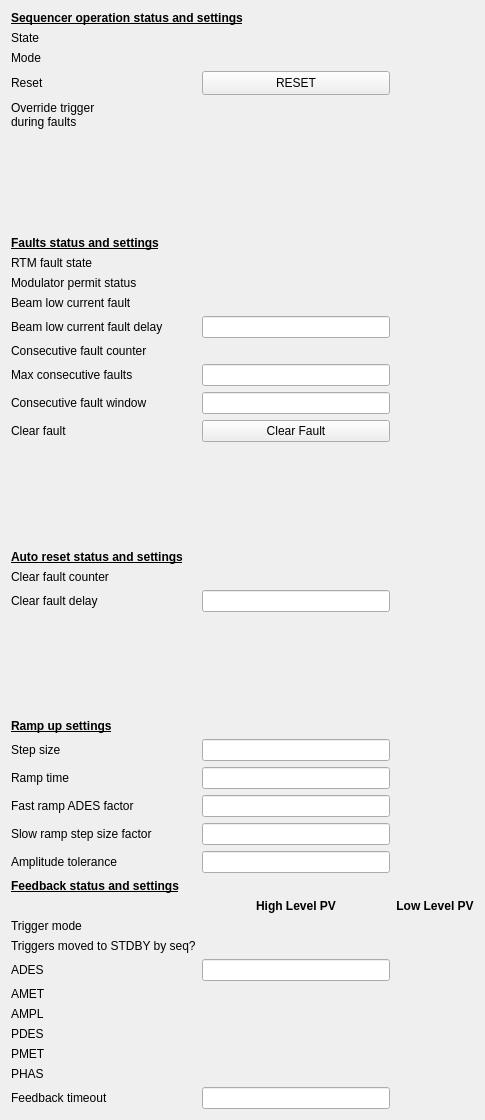
<?xml version="1.0" encoding="UTF-8"?>
<ui version="4.0">
 <class>Form</class>
 <widget class="QWidget" name="Form">
  <property name="geometry">
   <rect>
    <x>0</x>
    <y>0</y>
    <width>485</width>
    <height>1120</height>
   </rect>
  </property>
  <property name="windowTitle">
   <string>Fault Sequencer - ${DEV}</string>
  </property>
  <layout class="QHBoxLayout" name="horizontalLayout">
   <item>
    <layout class="QGridLayout" name="gridLayout">
     <item row="2" column="1">
      <widget class="PyDMLabel" name="PyDMLabel_4">
       <property name="toolTip">
        <string/>
       </property>
       <property name="alarmSensitiveContent" stdset="0">
        <bool>true</bool>
       </property>
       <property name="channel" stdset="0">
        <string>ca://${DEV}:FAULTSEQ_STATUS</string>
       </property>
      </widget>
     </item>
     <item row="28" column="0" colspan="3">
      <widget class="QLabel" name="label_9">
       <property name="font">
        <font>
         <weight>75</weight>
         <bold>true</bold>
         <underline>true</underline>
        </font>
       </property>
       <property name="text">
        <string>Feedback status and settings</string>
       </property>
      </widget>
     </item>
     <item row="10" column="0">
      <widget class="QLabel" name="label_17">
       <property name="text">
        <string>Beam low current fault</string>
       </property>
      </widget>
     </item>
     <item row="38" column="1">
      <widget class="PyDMLineEdit" name="PyDMLineEdit_6">
       <property name="toolTip">
        <string/>
       </property>
       <property name="showUnits" stdset="0">
        <bool>true</bool>
       </property>
       <property name="alarmSensitiveContent" stdset="0">
        <bool>true</bool>
       </property>
       <property name="channel" stdset="0">
        <string>ca://${DEV}:FAULTSEQ_FDBK_TIMEOUT</string>
       </property>
      </widget>
     </item>
     <item row="14" column="0">
      <widget class="QLabel" name="label_27">
       <property name="text">
        <string>Consecutive fault window</string>
       </property>
      </widget>
     </item>
     <item row="37" column="0">
      <widget class="QLabel" name="label_31">
       <property name="text">
        <string>PHAS</string>
       </property>
      </widget>
     </item>
     <item row="13" column="1">
      <widget class="PyDMLineEdit" name="PyDMLineEdit_10">
       <property name="toolTip">
        <string/>
       </property>
       <property name="alarmSensitiveContent" stdset="0">
        <bool>true</bool>
       </property>
       <property name="channel" stdset="0">
        <string>ca://${DEV}:RTM_FAULTCOUNT_MAX</string>
       </property>
      </widget>
     </item>
     <item row="34" column="1">
      <widget class="PyDMLabel" name="PyDMLabel_12">
       <property name="toolTip">
        <string/>
       </property>
       <property name="showUnits" stdset="0">
        <bool>true</bool>
       </property>
       <property name="alarmSensitiveContent" stdset="0">
        <bool>true</bool>
       </property>
       <property name="channel" stdset="0">
        <string>ca://${DEV}:AMPL</string>
       </property>
      </widget>
     </item>
     <item row="3" column="0">
      <widget class="QLabel" name="label">
       <property name="text">
        <string>Mode</string>
       </property>
      </widget>
     </item>
     <item row="34" column="0">
      <widget class="QLabel" name="label_29">
       <property name="text">
        <string>AMPL</string>
       </property>
      </widget>
     </item>
     <item row="3" column="1">
      <widget class="PyDMEnumButton" name="PyDMEnumButton_6">
       <property name="sizePolicy">
        <sizepolicy hsizetype="Preferred" vsizetype="Fixed">
         <horstretch>0</horstretch>
         <verstretch>0</verstretch>
        </sizepolicy>
       </property>
       <property name="maximumSize">
        <size>
         <width>16777215</width>
         <height>30</height>
        </size>
       </property>
       <property name="font">
        <font>
         <pointsize>8</pointsize>
        </font>
       </property>
       <property name="toolTip">
        <string/>
       </property>
       <property name="styleSheet">
        <string notr="true">QPushButton{font: 8px;}</string>
       </property>
       <property name="channel" stdset="0">
        <string>ca://${DEV}:FAULTSEQ_MODE</string>
       </property>
       <property name="orientation" stdset="0">
        <enum>Qt::Horizontal</enum>
       </property>
       <property name="marginTop" stdset="0">
        <number>0</number>
       </property>
       <property name="marginBottom" stdset="0">
        <number>0</number>
       </property>
       <property name="marginLeft" stdset="0">
        <number>0</number>
       </property>
       <property name="marginRight" stdset="0">
        <number>0</number>
       </property>
       <property name="horizontalSpacing" stdset="0">
        <number>0</number>
       </property>
       <property name="verticalSpacing" stdset="0">
        <number>0</number>
       </property>
      </widget>
     </item>
     <item row="35" column="1">
      <widget class="PyDMLabel" name="PyDMLabel_13">
       <property name="toolTip">
        <string/>
       </property>
       <property name="showUnits" stdset="0">
        <bool>true</bool>
       </property>
       <property name="alarmSensitiveContent" stdset="0">
        <bool>true</bool>
       </property>
       <property name="channel" stdset="0">
        <string>ca://${DEV}:PDES</string>
       </property>
      </widget>
     </item>
     <item row="30" column="0">
      <widget class="QLabel" name="label_38">
       <property name="text">
        <string>Trigger mode</string>
       </property>
      </widget>
     </item>
     <item row="26" column="1">
      <widget class="PyDMLineEdit" name="PyDMLineEdit_12">
       <property name="toolTip">
        <string/>
       </property>
       <property name="showUnits" stdset="0">
        <bool>true</bool>
       </property>
       <property name="alarmSensitiveContent" stdset="0">
        <bool>true</bool>
       </property>
       <property name="channel" stdset="0">
        <string>ca://${DEV}:FAULTSEQ_RAMP_STEP_FACTOR</string>
       </property>
      </widget>
     </item>
     <item row="15" column="0">
      <widget class="QLabel" name="label_24">
       <property name="text">
        <string>Clear fault</string>
       </property>
      </widget>
     </item>
     <item row="10" column="1">
      <widget class="PyDMLabel" name="PyDMLabel_7">
       <property name="toolTip">
        <string/>
       </property>
       <property name="alarmSensitiveContent" stdset="0">
        <bool>true</bool>
       </property>
       <property name="channel" stdset="0">
        <string>ca://${DEV}:BCUR_FLT</string>
       </property>
      </widget>
     </item>
     <item row="31" column="0">
      <widget class="QLabel" name="label_33">
       <property name="text">
        <string>Triggers moved to STDBY by seq?</string>
       </property>
      </widget>
     </item>
     <item row="29" column="1">
      <widget class="QLabel" name="label_39">
       <property name="font">
        <font>
         <weight>75</weight>
         <bold>true</bold>
        </font>
       </property>
       <property name="text">
        <string>High Level PV</string>
       </property>
       <property name="alignment">
        <set>Qt::AlignCenter</set>
       </property>
      </widget>
     </item>
     <item row="19" column="1">
      <widget class="PyDMLineEdit" name="PyDMLineEdit_7">
       <property name="toolTip">
        <string/>
       </property>
       <property name="showUnits" stdset="0">
        <bool>true</bool>
       </property>
       <property name="alarmSensitiveContent" stdset="0">
        <bool>true</bool>
       </property>
       <property name="channel" stdset="0">
        <string>ca://${DEV}:FAULTSEQ_CLEARFAULT_DELAY</string>
       </property>
      </widget>
     </item>
     <item row="12" column="0">
      <widget class="QLabel" name="label_22">
       <property name="text">
        <string>Consecutive fault counter</string>
       </property>
      </widget>
     </item>
     <item row="15" column="1">
      <widget class="PyDMPushButton" name="PyDMPushButton">
       <property name="toolTip">
        <string/>
       </property>
       <property name="styleSheet">
        <string notr="true"/>
       </property>
       <property name="text">
        <string>Clear Fault</string>
       </property>
       <property name="checkable">
        <bool>false</bool>
       </property>
       <property name="autoRepeat">
        <bool>false</bool>
       </property>
       <property name="autoDefault">
        <bool>true</bool>
       </property>
       <property name="channel" stdset="0">
        <string>ca://${DEV}:RTM_CLEARFAULT</string>
       </property>
       <property name="pressValue" stdset="0">
        <string>1</string>
       </property>
      </widget>
     </item>
     <item row="24" column="1">
      <widget class="PyDMLineEdit" name="PyDMLineEdit_4">
       <property name="toolTip">
        <string/>
       </property>
       <property name="showUnits" stdset="0">
        <bool>true</bool>
       </property>
       <property name="alarmSensitiveContent" stdset="0">
        <bool>true</bool>
       </property>
       <property name="channel" stdset="0">
        <string>ca://${DEV}:FAULTSEQ_RAMPTIME</string>
       </property>
      </widget>
     </item>
     <item row="9" column="1">
      <widget class="PyDMLabel" name="PyDMLabel_19">
       <property name="toolTip">
        <string/>
       </property>
       <property name="alarmSensitiveContent" stdset="0">
        <bool>true</bool>
       </property>
       <property name="channel" stdset="0">
        <string>ca://${DEV}:MOD:PERMIT_TO_RTM</string>
       </property>
      </widget>
     </item>
     <item row="27" column="1">
      <widget class="PyDMLineEdit" name="PyDMLineEdit_14">
       <property name="toolTip">
        <string/>
       </property>
       <property name="showUnits" stdset="0">
        <bool>true</bool>
       </property>
       <property name="alarmSensitiveContent" stdset="0">
        <bool>true</bool>
       </property>
       <property name="channel" stdset="0">
        <string>ca://${DEV}:FAULTSEQ_AMET</string>
       </property>
      </widget>
     </item>
     <item row="6" column="0">
      <spacer name="verticalSpacer">
       <property name="orientation">
        <enum>Qt::Vertical</enum>
       </property>
       <property name="sizeHint" stdset="0">
        <size>
         <width>20</width>
         <height>40</height>
        </size>
       </property>
      </spacer>
     </item>
     <item row="1" column="0" colspan="2">
      <widget class="QLabel" name="label_3">
       <property name="font">
        <font>
         <weight>75</weight>
         <bold>true</bold>
         <underline>true</underline>
        </font>
       </property>
       <property name="text">
        <string>Sequencer operation status and settings</string>
       </property>
      </widget>
     </item>
     <item row="7" column="0" colspan="3">
      <widget class="QLabel" name="label_2">
       <property name="font">
        <font>
         <weight>75</weight>
         <bold>true</bold>
         <underline>true</underline>
        </font>
       </property>
       <property name="text">
        <string>Faults status and settings</string>
       </property>
      </widget>
     </item>
     <item row="32" column="1">
      <widget class="PyDMLineEdit" name="PyDMLineEdit_5">
       <property name="toolTip">
        <string/>
       </property>
       <property name="showUnits" stdset="0">
        <bool>true</bool>
       </property>
       <property name="alarmSensitiveContent" stdset="0">
        <bool>true</bool>
       </property>
       <property name="channel" stdset="0">
        <string>ca://${DEV}:ADES</string>
       </property>
      </widget>
     </item>
     <item row="22" column="0" colspan="2">
      <widget class="QLabel" name="label_8">
       <property name="font">
        <font>
         <weight>75</weight>
         <bold>true</bold>
         <underline>true</underline>
        </font>
       </property>
       <property name="text">
        <string>Ramp up settings</string>
       </property>
      </widget>
     </item>
     <item row="36" column="0">
      <widget class="QLabel" name="label_35">
       <property name="text">
        <string>PMET</string>
       </property>
      </widget>
     </item>
     <item row="9" column="0">
      <widget class="QLabel" name="label_28">
       <property name="text">
        <string>Modulator permit status</string>
       </property>
      </widget>
     </item>
     <item row="27" column="0">
      <widget class="QLabel" name="label_43">
       <property name="text">
        <string>Amplitude tolerance</string>
       </property>
      </widget>
     </item>
     <item row="32" column="0">
      <widget class="QLabel" name="label_25">
       <property name="text">
        <string>ADES</string>
       </property>
      </widget>
     </item>
     <item row="37" column="1">
      <widget class="PyDMLabel" name="PyDMLabel_14">
       <property name="toolTip">
        <string/>
       </property>
       <property name="showUnits" stdset="0">
        <bool>true</bool>
       </property>
       <property name="alarmSensitiveContent" stdset="0">
        <bool>true</bool>
       </property>
       <property name="channel" stdset="0">
        <string>ca://${DEV}:PHAS</string>
       </property>
      </widget>
     </item>
     <item row="25" column="1">
      <widget class="PyDMLineEdit" name="PyDMLineEdit_9">
       <property name="toolTip">
        <string/>
       </property>
       <property name="showUnits" stdset="0">
        <bool>true</bool>
       </property>
       <property name="alarmSensitiveContent" stdset="0">
        <bool>true</bool>
       </property>
       <property name="channel" stdset="0">
        <string>ca://${DEV}:FAULTSEQ_ADES_FACTOR</string>
       </property>
      </widget>
     </item>
     <item row="11" column="1">
      <widget class="PyDMLineEdit" name="PyDMLineEdit_8">
       <property name="toolTip">
        <string/>
       </property>
       <property name="showUnits" stdset="0">
        <bool>true</bool>
       </property>
       <property name="alarmSensitiveContent" stdset="0">
        <bool>true</bool>
       </property>
       <property name="channel" stdset="0">
        <string>ca://${DEV}:BCUR_FLT_DELAY</string>
       </property>
      </widget>
     </item>
     <item row="35" column="0">
      <widget class="QLabel" name="label_30">
       <property name="text">
        <string>PDES</string>
       </property>
      </widget>
     </item>
     <item row="19" column="0">
      <widget class="QLabel" name="label_19">
       <property name="text">
        <string>Clear fault delay</string>
       </property>
      </widget>
     </item>
     <item row="33" column="1">
      <widget class="PyDMLabel" name="PyDMLabel_16">
       <property name="toolTip">
        <string/>
       </property>
       <property name="showUnits" stdset="0">
        <bool>true</bool>
       </property>
       <property name="alarmSensitiveContent" stdset="0">
        <bool>true</bool>
       </property>
       <property name="channel" stdset="0">
        <string>ca://${DEV}:AMET</string>
       </property>
      </widget>
     </item>
     <item row="4" column="0">
      <widget class="QLabel" name="label_6">
       <property name="text">
        <string>Reset</string>
       </property>
      </widget>
     </item>
     <item row="26" column="0">
      <widget class="QLabel" name="label_41">
       <property name="text">
        <string>Slow ramp step size factor</string>
       </property>
      </widget>
     </item>
     <item row="13" column="0">
      <widget class="QLabel" name="label_26">
       <property name="text">
        <string>Max consecutive faults</string>
       </property>
      </widget>
     </item>
     <item row="8" column="1">
      <widget class="PyDMLabel" name="PyDMLabel_8">
       <property name="toolTip">
        <string/>
       </property>
       <property name="alarmSensitiveContent" stdset="0">
        <bool>true</bool>
       </property>
       <property name="channel" stdset="0">
        <string>ca://${DEV}:RTM_FAULTOUT</string>
       </property>
      </widget>
     </item>
     <item row="8" column="0">
      <widget class="QLabel" name="label_23">
       <property name="text">
        <string>RTM fault state</string>
       </property>
      </widget>
     </item>
     <item row="5" column="1">
      <widget class="PyDMEnumButton" name="PyDMEnumButton_3">
       <property name="sizePolicy">
        <sizepolicy hsizetype="Preferred" vsizetype="Fixed">
         <horstretch>0</horstretch>
         <verstretch>0</verstretch>
        </sizepolicy>
       </property>
       <property name="maximumSize">
        <size>
         <width>16777215</width>
         <height>30</height>
        </size>
       </property>
       <property name="font">
        <font>
         <pointsize>8</pointsize>
        </font>
       </property>
       <property name="toolTip">
        <string/>
       </property>
       <property name="styleSheet">
        <string notr="true">QPushButton{font: 8px;}</string>
       </property>
       <property name="channel" stdset="0">
        <string>ca://${DEV}:FAULTSEQ_MOVE_TRIG</string>
       </property>
       <property name="orientation" stdset="0">
        <enum>Qt::Horizontal</enum>
       </property>
       <property name="marginTop" stdset="0">
        <number>0</number>
       </property>
       <property name="marginBottom" stdset="0">
        <number>0</number>
       </property>
       <property name="marginLeft" stdset="0">
        <number>0</number>
       </property>
       <property name="marginRight" stdset="0">
        <number>0</number>
       </property>
       <property name="horizontalSpacing" stdset="0">
        <number>0</number>
       </property>
       <property name="verticalSpacing" stdset="0">
        <number>0</number>
       </property>
      </widget>
     </item>
     <item row="36" column="1">
      <widget class="PyDMLabel" name="PyDMLabel_17">
       <property name="toolTip">
        <string/>
       </property>
       <property name="showUnits" stdset="0">
        <bool>true</bool>
       </property>
       <property name="alarmSensitiveContent" stdset="0">
        <bool>true</bool>
       </property>
       <property name="channel" stdset="0">
        <string>ca://${DEV}:PMET</string>
       </property>
      </widget>
     </item>
     <item row="25" column="0">
      <widget class="QLabel" name="label_21">
       <property name="text">
        <string>Fast ramp ADES factor</string>
       </property>
      </widget>
     </item>
     <item row="4" column="1">
      <widget class="PyDMPushButton" name="PyDMPushButton_2">
       <property name="sizePolicy">
        <sizepolicy hsizetype="MinimumExpanding" vsizetype="Maximum">
         <horstretch>0</horstretch>
         <verstretch>0</verstretch>
        </sizepolicy>
       </property>
       <property name="minimumSize">
        <size>
         <width>94</width>
         <height>24</height>
        </size>
       </property>
       <property name="toolTip">
        <string/>
       </property>
       <property name="text">
        <string>RESET</string>
       </property>
       <property name="autoDefault">
        <bool>true</bool>
       </property>
       <property name="channel" stdset="0">
        <string>ca://${DEV}:FAULTSEQ_RESET</string>
       </property>
       <property name="pressValue" stdset="0">
        <string>1</string>
       </property>
      </widget>
     </item>
     <item row="33" column="0">
      <widget class="QLabel" name="label_34">
       <property name="text">
        <string>AMET</string>
       </property>
      </widget>
     </item>
     <item row="2" column="0">
      <widget class="QLabel" name="label_5">
       <property name="text">
        <string>State</string>
       </property>
      </widget>
     </item>
     <item row="38" column="0">
      <widget class="QLabel" name="label_32">
       <property name="text">
        <string>Feedback timeout</string>
       </property>
      </widget>
     </item>
     <item row="18" column="0">
      <widget class="QLabel" name="label_14">
       <property name="text">
        <string>Clear fault counter</string>
       </property>
      </widget>
     </item>
     <item row="32" column="2">
      <widget class="PyDMLabel" name="PyDMLabel_6">
       <property name="toolTip">
        <string/>
       </property>
       <property name="showUnits" stdset="0">
        <bool>true</bool>
       </property>
       <property name="alarmSensitiveContent" stdset="0">
        <bool>true</bool>
       </property>
       <property name="channel" stdset="0">
        <string>ca://${DEV}:AREQ</string>
       </property>
      </widget>
     </item>
     <item row="18" column="1">
      <widget class="PyDMLabel" name="PyDMLabel_5">
       <property name="toolTip">
        <string/>
       </property>
       <property name="alarmSensitiveContent" stdset="0">
        <bool>true</bool>
       </property>
       <property name="channel" stdset="0">
        <string>ca://${DEV}:RTM_CLEARFAULTCOUNT</string>
       </property>
      </widget>
     </item>
     <item row="14" column="1">
      <widget class="PyDMLineEdit" name="PyDMLineEdit_11">
       <property name="toolTip">
        <string/>
       </property>
       <property name="showUnits" stdset="0">
        <bool>true</bool>
       </property>
       <property name="alarmSensitiveContent" stdset="0">
        <bool>true</bool>
       </property>
       <property name="channel" stdset="0">
        <string>ca://${DEV}:RTM_FAULTCOUNT_PERIOD</string>
       </property>
      </widget>
     </item>
     <item row="23" column="0">
      <widget class="QLabel" name="label_42">
       <property name="text">
        <string>Step size</string>
       </property>
      </widget>
     </item>
     <item row="31" column="1">
      <widget class="PyDMLabel" name="PyDMLabel_15">
       <property name="toolTip">
        <string/>
       </property>
       <property name="alarmSensitiveContent" stdset="0">
        <bool>true</bool>
       </property>
       <property name="channel" stdset="0">
        <string>ca://${DEV}:FAULTSEQ_TRIG_MOVED</string>
       </property>
      </widget>
     </item>
     <item row="21" column="0">
      <spacer name="verticalSpacer_3">
       <property name="orientation">
        <enum>Qt::Vertical</enum>
       </property>
       <property name="sizeHint" stdset="0">
        <size>
         <width>20</width>
         <height>40</height>
        </size>
       </property>
      </spacer>
     </item>
     <item row="30" column="2">
      <widget class="PyDMLabel" name="PyDMLabel_18">
       <property name="toolTip">
        <string/>
       </property>
       <property name="alarmSensitiveContent" stdset="0">
        <bool>true</bool>
       </property>
       <property name="channel" stdset="0">
        <string>ca://${DEV}:MODECFG</string>
       </property>
      </widget>
     </item>
     <item row="11" column="0">
      <widget class="QLabel" name="label_20">
       <property name="text">
        <string>Beam low current fault delay</string>
       </property>
      </widget>
     </item>
     <item row="12" column="1">
      <widget class="PyDMLabel" name="PyDMLabel_9">
       <property name="toolTip">
        <string/>
       </property>
       <property name="alarmSensitiveContent" stdset="0">
        <bool>true</bool>
       </property>
       <property name="channel" stdset="0">
        <string>ca://${DEV}:RTM_FAULTCOUNT</string>
       </property>
      </widget>
     </item>
     <item row="5" column="0">
      <widget class="QLabel" name="label_15">
       <property name="text">
        <string>Override trigger
during faults</string>
       </property>
      </widget>
     </item>
     <item row="29" column="2">
      <widget class="QLabel" name="label_40">
       <property name="font">
        <font>
         <weight>75</weight>
         <bold>true</bold>
        </font>
       </property>
       <property name="text">
        <string>Low Level PV</string>
       </property>
       <property name="alignment">
        <set>Qt::AlignCenter</set>
       </property>
      </widget>
     </item>
     <item row="23" column="1">
      <widget class="PyDMLineEdit" name="PyDMLineEdit_13">
       <property name="toolTip">
        <string/>
       </property>
       <property name="showUnits" stdset="0">
        <bool>true</bool>
       </property>
       <property name="alarmSensitiveContent" stdset="0">
        <bool>true</bool>
       </property>
       <property name="channel" stdset="0">
        <string>ca://${DEV}:FAULTSEQ_RAMP_STEP</string>
       </property>
      </widget>
     </item>
     <item row="30" column="1">
      <widget class="PyDMEnumButton" name="PyDMEnumButton_5">
       <property name="sizePolicy">
        <sizepolicy hsizetype="Preferred" vsizetype="Fixed">
         <horstretch>0</horstretch>
         <verstretch>0</verstretch>
        </sizepolicy>
       </property>
       <property name="maximumSize">
        <size>
         <width>16777215</width>
         <height>30</height>
        </size>
       </property>
       <property name="font">
        <font>
         <pointsize>8</pointsize>
        </font>
       </property>
       <property name="toolTip">
        <string/>
       </property>
       <property name="styleSheet">
        <string notr="true">QPushButton{font: 8px;}</string>
       </property>
       <property name="channel" stdset="0">
        <string>ca://${DEV}:TRIGMODE</string>
       </property>
       <property name="orientation" stdset="0">
        <enum>Qt::Horizontal</enum>
       </property>
       <property name="marginTop" stdset="0">
        <number>0</number>
       </property>
       <property name="marginBottom" stdset="0">
        <number>0</number>
       </property>
       <property name="marginLeft" stdset="0">
        <number>0</number>
       </property>
       <property name="marginRight" stdset="0">
        <number>0</number>
       </property>
       <property name="horizontalSpacing" stdset="0">
        <number>0</number>
       </property>
       <property name="verticalSpacing" stdset="0">
        <number>0</number>
       </property>
      </widget>
     </item>
     <item row="17" column="0" colspan="3">
      <widget class="QLabel" name="label_7">
       <property name="font">
        <font>
         <weight>75</weight>
         <bold>true</bold>
         <underline>true</underline>
        </font>
       </property>
       <property name="text">
        <string>Auto reset status and settings</string>
       </property>
      </widget>
     </item>
     <item row="16" column="0">
      <spacer name="verticalSpacer_2">
       <property name="orientation">
        <enum>Qt::Vertical</enum>
       </property>
       <property name="sizeHint" stdset="0">
        <size>
         <width>20</width>
         <height>40</height>
        </size>
       </property>
      </spacer>
     </item>
     <item row="24" column="0">
      <widget class="QLabel" name="label_18">
       <property name="text">
        <string>Ramp time</string>
       </property>
      </widget>
     </item>
    </layout>
   </item>
  </layout>
 </widget>
 <customwidgets>
  <customwidget>
   <class>PyDMLabel</class>
   <extends>QLabel</extends>
   <header>pydm.widgets.label</header>
  </customwidget>
  <customwidget>
   <class>PyDMEnumButton</class>
   <extends>QWidget</extends>
   <header>pydm.widgets.enum_button</header>
  </customwidget>
  <customwidget>
   <class>PyDMLineEdit</class>
   <extends>QLineEdit</extends>
   <header>pydm.widgets.line_edit</header>
  </customwidget>
  <customwidget>
   <class>PyDMPushButton</class>
   <extends>QPushButton</extends>
   <header>pydm.widgets.pushbutton</header>
  </customwidget>
 </customwidgets>
 <resources/>
 <connections/>
</ui>
